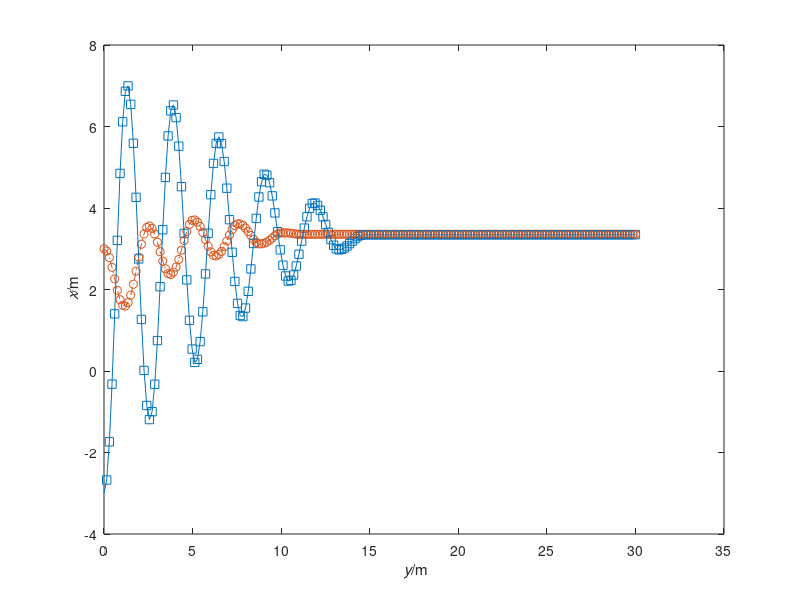

Here is the MATLAB script that generated this plot:
%%% spring_floor.m
%% Simulation of two bodies connected by Hookean spring in 1D with friction
%% SI units used throughout
%% Coordinates x
%%%% Constants
ma = 1; % mass of object a
mb = 5; % mass of object b
g = 9.80665; % gravitational acceleration
k = 5; % spring constant
mu = 0.1; % friction coefficient
%%
Ga = -ma*g; % gravity supply on object a
Gb = -mb*g; % gravity supply on object b
%%
t1 = 30; % final time
dt = 0.001; % time step
%%%% STATE: x,v for a and b; initial conditions
t = 0; % initial time
xa = -3; % initial position of object a
xb = 3; % initial position of object a
va = 0; % initial velocity of object a
vb = 0; % initial velocity of object b
%% %@
%%%% Plot & saving
%% adjust final time if not multiple of timestep
t1 = t1 + mod(t1-t,dt);
%% Save values of all quantities at some steps during the simulation,
%% for subsequente analysis or plotting
%% (saving at all timesteps could be too costly)
Nsaves = 200; % number of timepoints to save during the simulation
%% Calculate time interval for saving
dsave = (t1-t)/(Nsaves-1);
if abs(dsave) < abs(dt)
  error('time interval between saves is smaller than timestep')
end
%% Initialize vectors to contain saved values
tSave = nan(Nsaves,1); % time
xaSave = nan(Nsaves,1); % position object a
xbSave = nan(Nsaves,1); % position object b
vaSave = nan(Nsaves,1); % velocity object a
vbSave = nan(Nsaves,1); % velocity object b
%% Save initial values
i = 1; % index that keeps count of savepoints
t0 = t;
tSave(1) = t;
xaSave(1) = xa;
xbSave(1) = xb;
vaSave(1) = va;
vbSave(1) = vb;
%% Initialize plot
close all;
cols = get(0, 'DefaultAxesColorOrder');
plot(tSave(1), xaSave(1), 's','Color',cols(1,:)); axis('tight');
plot(tSave(1), xbSave(1), 'o','Color',cols(2,:));
xlabel('{\it y}/m'); ylabel('{\it x}/m'); hold on;
%% %@
%%%% Numerical time integration
%% loop
while t < t1
  %% We need y,z,vy,vz,Py,Pz,Fy,Fz for a and b (G constant)
  %% we have y,z,vy,vz
  %% find Py,Pz,Fy,Fz using constitutive relations
  Pa = ma*va;
  Pb = mb*vb;
  %% Hooke's law
  Fas = -k*(xa-xb);
  Fbs = -Fas;
  %% friction = mu * normal_force
  %% normal_force = gravity
  Fnorma = -Ga;
  Fnormb = -Gb;
  Ffra = -mu*sign(va)*Fnorma;
  Ffrb = -mu*sign(vb)*Fnormb;
  %%
  %% Drive forward in time
  %% update momentum
  Pa = Pa + (Fas + Ffra)*dt;
  Pb = Pb + (Fbs + Ffrb)*dt;
  %% update position
  xa = xa + va*dt;
  xb = xb + vb*dt;
  %% update time
  t = t + dt;
  %%
  %% Find new state for next iteration
  %% We need y,z,vy,vz
  %% we have y,z,Py,Pz
  %% find vy,vz using constitutive relations
  va = Pa/ma;
  vb = Pb/mb;
  %% %@
  %% Check whether to save & plot at this step
  if min(abs([0 dsave] - mod(t-t0, dsave))) <= abs(dt)/2
    i = i+1;
    tSave(i) = t;
    xaSave(i) = xa;
    xbSave(i) = xb;
    vaSave(i) = va;
    vbSave(i) = vb;
    plot(t, xa, 's','Color',cols(1,:));
    plot(t, xb, 'o','Color',cols(2,:));
    pause(0.001);
  end %@
end %@
%% Plot full trajectory
plot(tSave,xaSave,'-','Color',cols(1,:));
plot(tSave,xbSave,'-.','Color',cols(2,:)); %@
